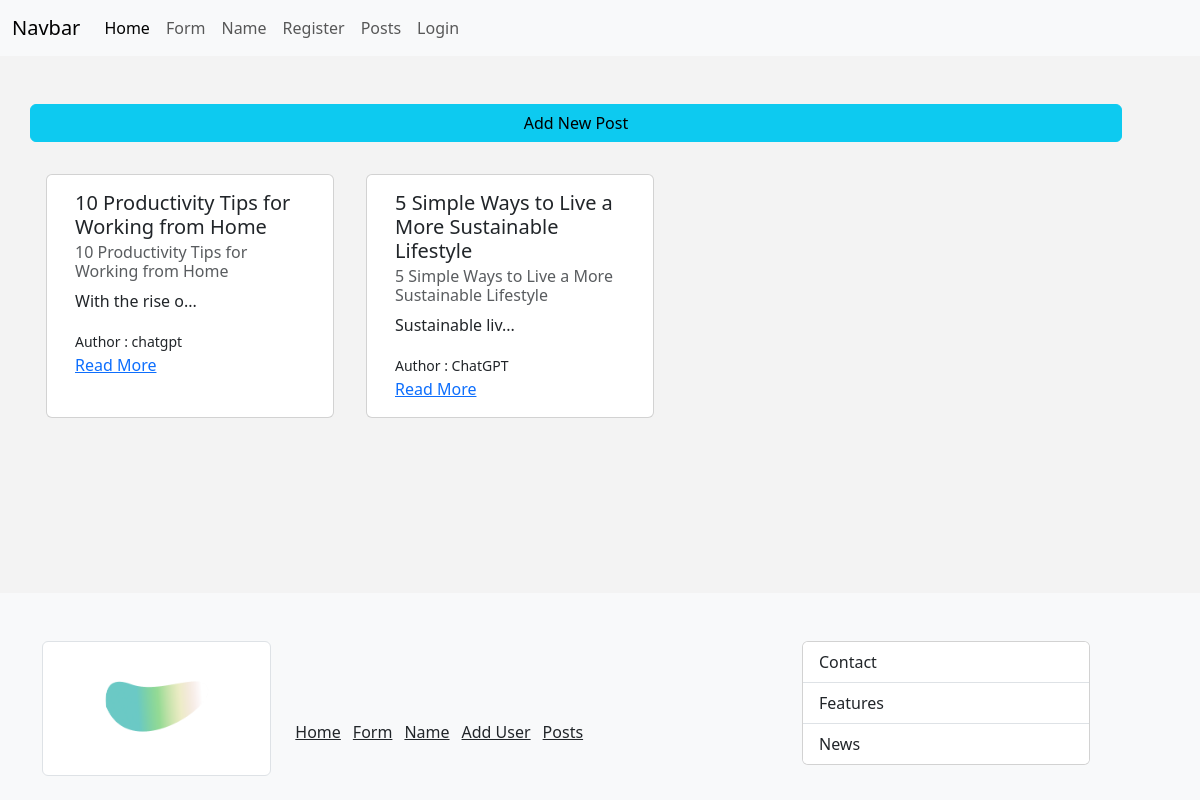
Page /posts on the earlier database version.
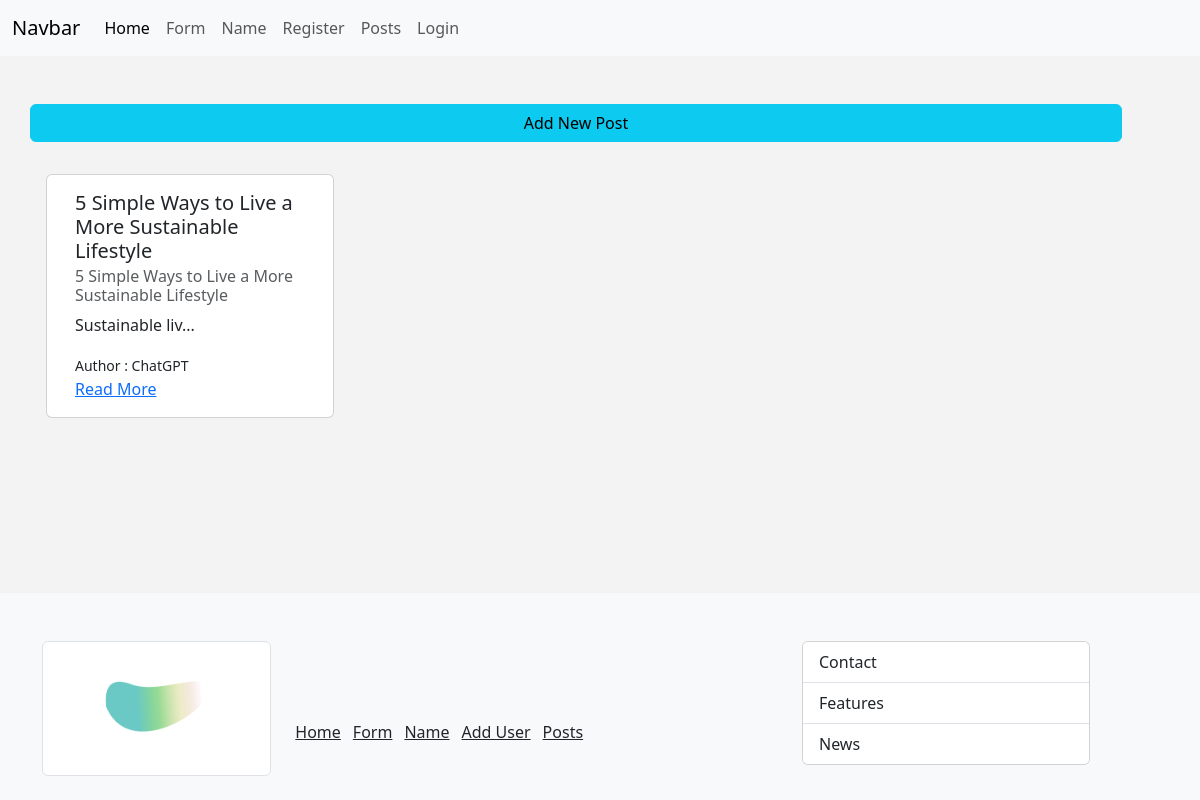
Same page on the later database version.
### main.py (models this page shows)
class Post(db.Model):
	id = db.Column(db.Integer, primary_key = True)
	title = db.Column(db.String(255))
	content = db.Column(db.Text)
	author = db.Column(db.String(255))
	date_posted = db.Column(db.DateTime, default=datetime.utcnow)
	slug = db.Column(db.String(255)) # for a better url example instead of using /blog/1 using /blog/my_blog
	def small_content(self):
		if len(self.content) > 15:
			return self.content[:15] + "..."
		else:
			return self.content

### main.py (the view)
@app.route("/posts", methods=["GET"])
def get_posts():
	posts = Post.query.all()
	return render_template("post/posts.html", posts = posts)

### templates/post/posts.html (shortened to what this page needs)
{% extends 'base.html' %}
{% block content %}
<div class="row mb-3">
	<a href="{{url_for('add_post')}}" class="btn btn-info">Add New Post</a>
</div>
<div class="row">
	{% for post in posts%}
		<div class="card m-3" style="width: 18rem;">
			<div class="card-body">
				<h5 class="card-title">{{post.title}}</h5>
				<h6 class="card-subtitle mb-2 text-muted">{{post.title}}</h6>
				<p class="card-text">{{post.small_content()}}</p>
				<small>Author : {{post.author}}</small> <br>
				<a href="{{url_for('get_single_post', slug = post.slug)}}" class="card-link">Read More</a>
			</div>
	</div>
	{%endfor%}
</div>
{% endblock content %}

### templates/base.html (shortened to what this page needs)
<!DOCTYPE html>
<html lang="en">
  <head>
    <link
      href="https://cdn.jsdelivr.net/npm/bootstrap@5.3.3/dist/css/bootstrap.min.css"
      rel="stylesheet"
    />
    <link
      rel="stylesheet"
      href="{{url_for('static', filename='css/style.css')}}"
    />
  </head>
  <body>
    {% include 'shared/navbar.html' %}
    <div class="container main" style="padding-bottom: 5vh;">
      <div class="row mt-5">
        <div class="row">{% block content %} {% endblock content %}</div>
      </div>
    </div>
	{% include 'shared/footer.html' %}
  </body>
</html>

### templates/shared/navbar.html (shortened to what this page needs)
<nav class="navbar navbar-expand-lg bg-body-tertiary">
	<div class="container-fluid">
	  <a class="navbar-brand" href="{{url_for('index')}}">Navbar</a>
	  <div class="collapse navbar-collapse" id="navbarNav">
		<ul class="navbar-nav">
		  <li class="nav-item">
			<a class="nav-link active" aria-current="page" href="{{url_for('index')}}">Home</a>
		  </li>
		  <li class="nav-item">
			<a class="nav-link" href="{{url_for('form')}}">Form</a>
		  </li>
		  <li class="nav-item">
			<a class="nav-link" href="{{url_for('name')}}">Name</a>
		  </li>
		{% if current_user.is_anonymous %}
		  <li class="nav-item">
			<a class="nav-link" href="{{url_for('add_user')}}">Register</a>
		  </li>
		{% endif %}
		  <li class="nav-item">
			<a class="nav-link" href="{{url_for('get_posts')}}">Posts</a>
		  </li>
		{% if current_user.is_authenticated %}
		  <li class="nav-item">
			<a class="nav-link" href="{{url_for('get_dashboard')}}">Dashboard</a>
		  </li>
		  <li class="nav-item">
			<a class="nav-link link-danger" href="{{url_for('logout')}}">Logout</a>
		  </li>
		{% else %}
		  <li class="nav-item">
			<a class="nav-link" href="{{url_for('get_login')}}">Login</a>
		  </li>
		{% endif %}
		</ul>
	  </div>
	</div>
  </nav>

### templates/shared/footer.html
<footer style="margin-top: auto;">
	<div class="bg-body-tertiary text-white pt-5 pb-4">
		<div class="container">
			<div class="row">
				<div class="col-8">
					<div class="row">
						<div class="col-4">
							<img src="{{url_for('static', filename='images/background.png')}}" alt="Reverse Human" class="img-thumbnail">
						</div>
						<div class="col-8 align-middle" style="display: flex; align-items: center; gap: 1vw;">
							<a class="link-dark mt-5" href="{{url_for('index')}}">Home</a>
							<a class="link-dark mt-5" href="{{url_for('form')}}">Form</a>
							<a class="link-dark mt-5" href="{{url_for('name')}}">Name</a>
							<a class="link-dark mt-5" href="{{url_for('add_user')}}">Add User</a>
							<a class="link-dark mt-5" href="{{url_for('get_posts')}}">Posts</a>
						</div>
					</div>
				</div>
				<div class="col-4">
					<div class="card" style="width: 18rem;">
						<ul class="list-group list-group-flush">
						  <li class="list-group-item">Contact</li>
						  <li class="list-group-item">Features</li>
						  <li class="list-group-item">News</li>
						</ul>
					  </div>
				</div>
			</div>
		</div>
	</div>
</footer>

### static/css/style.css (style rules this page uses)
body { background-color: rgb(243, 243, 243); display: flex; flex-direction: column; flex-grow: 1; min-height: 100vh; }
footer { margin-top: auto; }

Differences in the rows shown:
removed Post: title "10 Productivity Tips for Working from Home", small_content "With the rise o...", author "chatgpt"
